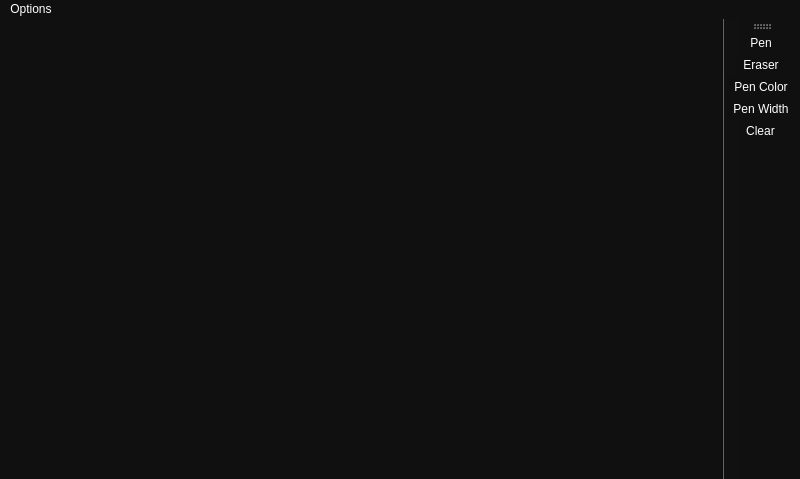
<?xml version="1.0" encoding="UTF-8"?>
<ui version="4.0">
 <class>SketchForm</class>
 <widget class="QMainWindow" name="SketchForm">
  <property name="geometry">
   <rect>
    <x>0</x>
    <y>0</y>
    <width>800</width>
    <height>479</height>
   </rect>
  </property>
  <property name="windowTitle">
   <string>MainWindow</string>
  </property>
  <property name="styleSheet">
   <string notr="true">color: rgb(255, 255, 255);

alternate-background-color: rgb(255, 255, 255);


selection-color: rgb(170, 0, 0);

background-color: rgb(16, 16, 16);</string>
  </property>
  <widget class="QWidget" name="centralwidget"/>
  <widget class="QMenuBar" name="menubar">
   <property name="geometry">
    <rect>
     <x>0</x>
     <y>0</y>
     <width>800</width>
     <height>25</height>
    </rect>
   </property>
   <widget class="QMenu" name="menuOptions">
    <property name="title">
     <string>Options</string>
    </property>
    <addaction name="actionPen"/>
    <addaction name="actionEraser"/>
    <addaction name="actionPen_Color"/>
    <addaction name="actionPen_Width"/>
    <addaction name="actionClear"/>
   </widget>
   <addaction name="menuOptions"/>
  </widget>
  <widget class="QToolBar" name="toolBar">
   <property name="windowTitle">
    <string>toolBar</string>
   </property>
   <attribute name="toolBarArea">
    <enum>RightToolBarArea</enum>
   </attribute>
   <attribute name="toolBarBreak">
    <bool>false</bool>
   </attribute>
   <addaction name="actionPen"/>
   <addaction name="actionEraser"/>
   <addaction name="actionPen_Color"/>
   <addaction name="actionPen_Width"/>
   <addaction name="actionClear"/>
  </widget>
  <action name="actionPen_Color">
   <property name="icon">
    <iconset resource="Resource.qrc">
     <normaloff>:/Image/Image/palette.png</normaloff>:/Image/Image/palette.png</iconset>
   </property>
   <property name="text">
    <string>Pen Color</string>
   </property>
  </action>
  <action name="actionPen_Width">
   <property name="icon">
    <iconset resource="Resource.qrc">
     <normaloff>:/Image/Image/pen-tip.png</normaloff>:/Image/Image/pen-tip.png</iconset>
   </property>
   <property name="text">
    <string>Pen Width</string>
   </property>
  </action>
  <action name="actionClear">
   <property name="icon">
    <iconset resource="Resource.qrc">
     <normaloff>:/Image/Image/cleaning.png</normaloff>:/Image/Image/cleaning.png</iconset>
   </property>
   <property name="text">
    <string>Clear</string>
   </property>
  </action>
  <action name="actionEraser">
   <property name="icon">
    <iconset resource="Resource.qrc">
     <normaloff>:/Image/Image/delete (2).png</normaloff>:/Image/Image/delete (2).png</iconset>
   </property>
   <property name="text">
    <string>Eraser</string>
   </property>
  </action>
  <action name="actionPen">
   <property name="icon">
    <iconset resource="Resource.qrc">
     <normaloff>:/Image/Image/pencil.png</normaloff>:/Image/Image/pencil.png</iconset>
   </property>
   <property name="text">
    <string>Pen</string>
   </property>
  </action>
 </widget>
 <resources>
  <include location="Resource.qrc"/>
 </resources>
 <connections/>
</ui>
